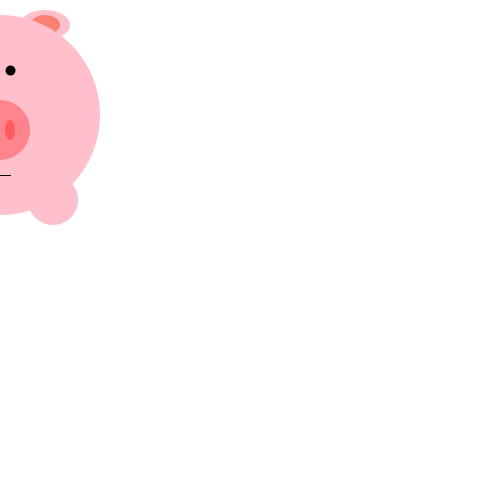
Frame 1 (no input)
Frame 60 (the mouse pressed at the canvas centre just before this capture): identical to frame 1, image omitted
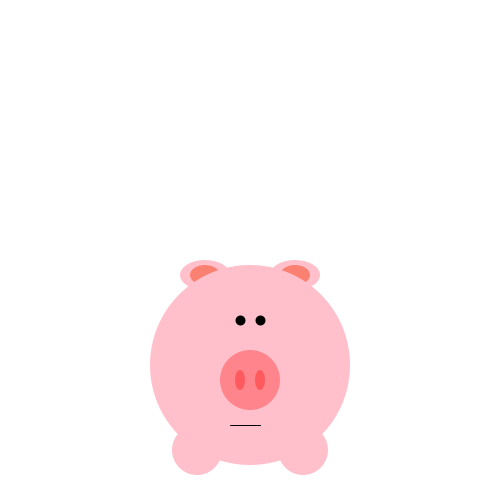
Frame 120 (the mouse held since frame 60 and released just before this capture)

The Processing sketch that drew these frames (run headless with seeded random() and noise(); from frame 60 on, the mouse is pressed at the canvas centre):

// Processing sketch: d01_h01_pigglywigly
// ── d01_h01_pigglywigly.pde

float timer = 0;

void setup () {
  size(500, 500);
  frameRate(40);

}

void draw () {
  background(255);
  
  //Ears
  noStroke ();
  fill(255,192,203);
  ellipse(mouseX-45, mouseY+25, 50, 30);
  
  noStroke ();
  fill(255,192,203);
  ellipse(mouseX+45, mouseY+25, 50, 30);
  
  noStroke ();
  fill(250,128,114);
  ellipse(mouseX-45, mouseY+25, 30, 20);
  
  noStroke ();
  fill(250,128,114);
  ellipse(mouseX+45, mouseY+25, 30, 20);

  //Body
  noStroke ();
  fill(255,192,203);
  ellipse(mouseX, mouseY+115, 200, 200);
 
  //Legs
  noStroke ();
  fill(255,192,203);
  ellipse(mouseX-53, mouseY+200, 50, 50);
  
  noStroke ();
  fill(255,192,203);
  ellipse(mouseX+53, mouseY+200, 50, 50);
  
  //Nose
  noStroke ();
  fill(255,0,0,80);
  ellipse(mouseX, mouseY+130, 60, 60);
  
 //Nostrils
  noStroke ();
  fill(255,0,0,80);
  ellipse(mouseX+10, mouseY+130, 10, 20);
  
  noStroke ();
  fill(255,0,0,80);
  ellipse(mouseX-10, mouseY+130, 10, 20);
 
 
  //Eyes
  strokeWeight(10);
  stroke(0);
  line(mouseX-10, mouseY+70, pmouseX-10, pmouseY+70);
  line(mouseX+10, mouseY+70, pmouseX+10, pmouseY+70);
  
  //Mouth
  strokeWeight(1);
  stroke(0);
  line(mouseX-20, mouseY+175, pmouseX+10, pmouseY+175);
  
  timer = timer - 1;
  
  if(timer >= 1){ background (0);
  
  //Ears
  noStroke ();
  fill(255,192,203);
  ellipse(mouseX-45, mouseY+25, 50, 30);
  
  noStroke ();
  fill(255,192,203);
  ellipse(mouseX+45, mouseY+25, 50, 30);
  
  noStroke ();
  fill(250,128,114);
  ellipse(mouseX-45, mouseY+25, 30, 20);
  
  noStroke ();
  fill(250,128,114);
  ellipse(mouseX+45, mouseY+25, 30, 20);

  //Body
  noStroke ();
  fill(255,192,203);
  ellipse(mouseX, mouseY+115, 200, 200);
 
  //Legs
  noStroke ();
  fill(255,192,203);
  ellipse(mouseX-53, mouseY+200, 50, 50);
  
  noStroke ();
  fill(255,192,203);
  ellipse(mouseX+53, mouseY+200, 50, 50);
  
  //Nose
  noStroke ();
  fill(255,0,0,80);
  ellipse(mouseX, mouseY+130, 60, 60);
  
   
 //Nostrils
  noStroke ();
  fill(255,0,0,80);
  ellipse(mouseX+10, mouseY+130, 10, 20);
  
  noStroke ();
  fill(255,0,0,80);
  ellipse(mouseX-10, mouseY+130, 10, 20);
 
 
  //Mouth
  strokeWeight(1);
  stroke(0);
  line(mouseX-20, mouseY+175, pmouseX+10, pmouseY+175);
  
  //Eyes White
  noStroke ();
  fill(255);
  ellipse(mouseX-10, mouseY+70, 40, 45);
  
  noStroke ();
  fill(255);
  ellipse(mouseX+10, mouseY+70, 40, 45);
  
  //Eyes Pupil
  strokeWeight(10);
  stroke(0);
  line(mouseX-10, mouseY+70, pmouseX-10, pmouseY+70);
  line(mouseX+10, mouseY+70, pmouseX+10, pmouseY+70);
   
  //Mouth
  strokeWeight(10);
  stroke(255);
  line(mouseX-20, mouseY+175, pmouseX+10, pmouseY+175);
 
  strokeWeight(1);
  stroke(0);
  line(mouseX-20, mouseY+175, pmouseX+10, pmouseY+175);
}}

void mousePressed ()
{
 timer=5;
 }
